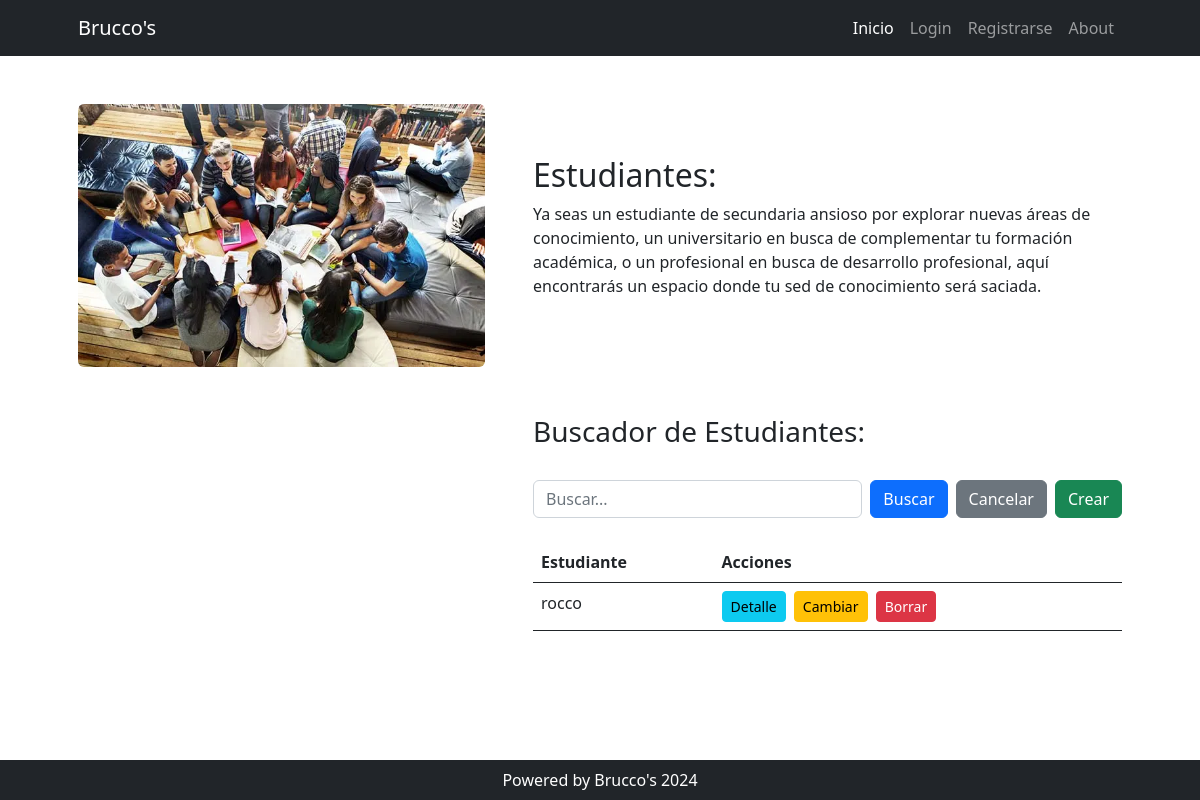
The page /estudiantes/ on the database as committed earlier.
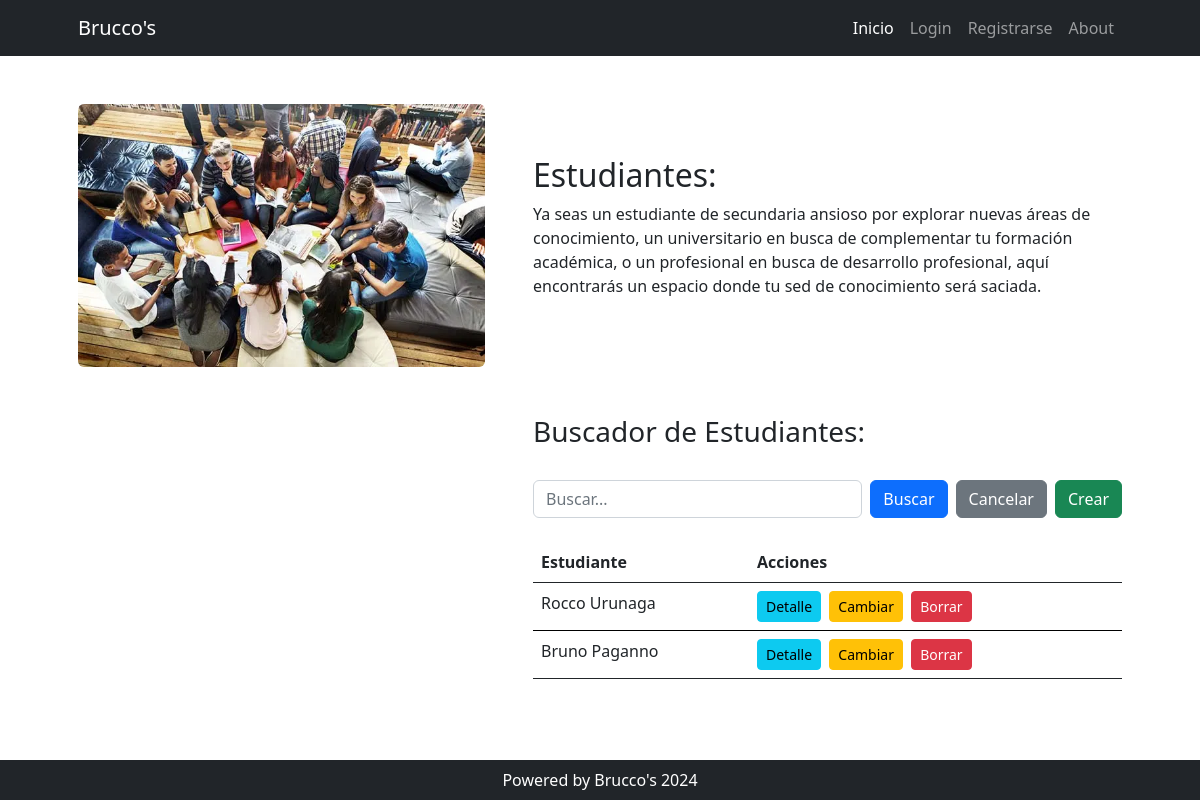
The same page on the database as committed later.
### cursos/models.py (models this page shows, shortened)
class Estudiante(models.Model):
    nombre = models.CharField(max_length=100, unique=True)

### estudiantes/views.py (the view)
# urls.py: path("", views.home, name="home"),
def home(request):
    consulta = request.GET.get("consulta", None)
    if consulta:
        query = models.Estudiante.objects.filter(nombre__icontains=consulta)
    else:
        query = models.Estudiante.objects.all()
    context = {"estudiantes" : query}
    return render(request, "estudiantes/index.html", context)

### estudiantes/templates/estudiantes/index.html (shortened to what this page needs)
{% extends 'core/base.html' %}
{% load static %}
{% block contenido %}
    <div class="row gx-4 gx-lg-5 align-items-center my-5">
        <div class="col-lg-5">
            <img class="img-fluid rounded mb-4 mb-lg-0"
                 src="{% static 'core/img/estudiantes.webp' %}"
                 alt="Home Page"
                 width="100%" />
        </div>
        <div class="col-lg-7">
            <h2 class="font-weight-light">Estudiantes:</h2>
            <p>
                Ya seas un estudiante de secundaria ansioso por explorar nuevas áreas de conocimiento, un universitario en busca de complementar tu formación académica, o un profesional en busca de desarrollo profesional, aquí encontrarás un espacio donde tu sed de conocimiento será saciada.
            </p>
        </div>
    </div>
    <div class="row gx-4 gx-lg-5 align-items-center my-5">
        <div class="col-lg-7">
            <h3 class="font-weight-light">Buscador de Estudiantes:</h3>
            <div class="py-lg-4 ">
                <form action="{% url 'estudiantes:home' %}" method="get" class="d-flex">
                    <input type="text"
                           name="consulta"
                           placeholder="Buscar..."
                           class="form-control me-2">
                    <button type="submit" class="btn btn-primary me-2">Buscar</button>
                    <button type="button" class="btn btn-secondary me-2" onclick="this.form.reset();">Cancelar</button>
                    <a class="btn btn-success" href="{% url 'estudiantes:create' %}">Crear</a>
                </form>
            </div>
            <table class="table table-hover">
                <thead>
                    <tr>
                        <th scope="col">Estudiante</th>
                        <th scope="col">Acciones</th>
                    </tr>
                </thead>
                <tbody>
                    {% for estudiante in estudiantes %}
                        <tr>
                            <td>{{ estudiante.nombre }}</td>
                            <td>
                                <a class="btn btn-info btn-sm me-1"
                                   href="{% url 'estudiantes:detail' estudiante.id %}">Detalle</a>
                                <a class="btn btn-warning btn-sm me-1"
                                   href="{% url 'estudiantes:update' estudiante.id %}">Cambiar</a>
                                <a class="btn btn-danger btn-sm"
                                   href="{% url 'estudiantes:delete' estudiante.id %}">Borrar</a>
                            </td>
                        </tr>
                    {% endfor %}
                </tbody>
            </table>
        </div>
    </div>
{% endblock contenido %}

Rows that differ between the two databases and show on the page:
changed Estudiante: nombre "rocco" → "Rocco Urunaga"
added Estudiante: nombre "Bruno Paganno"
